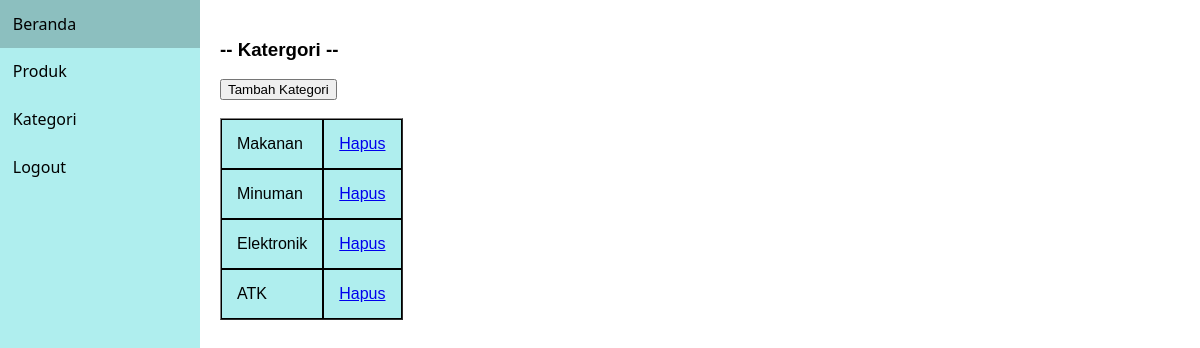
The app's page /kategori.php (signed in) with its own data.
### tables this page shows
CREATE TABLE `kategori` (
  `id` int(5) NOT NULL,
  `kategori_brg` varchar(15) NOT NULL
);

### kategori.php (the view, shortened to what this page needs)
<?php
    include 'menu.php';
    include 'koneksi.php';
    $sql = "SELECT kategori_brg FROM kategori";
    $query = mysqli_query($koneksi, $sql);
?>
<body>
    <div class="category">
        <div style="display:flex; gap: 1em">
            <div class="row align-items-center py-3 px-xl-5">
                <h3>-- Katergori --</h3>
                <form action="tambah_kategori.php" method="get">
                <button type="submit" name="tambah">Tambah Kategori</button>
                <br><br>
                </form>
                <table border ="1" cellspacing="0" cellpadding="10px">
                    <?php while($row = mysqli_fetch_assoc($query)) :?>
                        <tr>
                        <td><?php echo $row['kategori_brg']?></td>
                        <td>
                            <a href="hapus_kategori.php?id=<?php echo $row['kategori_brg']; ?>">Hapus</a>
                        </td>
                        </tr>
                    <?php endwhile; ?>
                </table>
            </div>
        </div>
    </div>
</body>

### menu.php (style rules this page uses)
body { margin: 0; padding: 0; }

### kategori.php (style rules this page uses)
body { font-family: Arial, sans-serif; margin: 0; padding: 0; display: flex; }
.category { width: 500px; padding: 20px; }
.category table { background-color:paleturquoise;; width: 100%; }
.category table td { border: 1px solid black; padding: 15px; text-align: left; }

### records on screen
kategori: kategori_brg "Makanan"
kategori: kategori_brg "Minuman"
kategori: kategori_brg "Elektronik"
kategori: kategori_brg "ATK"
